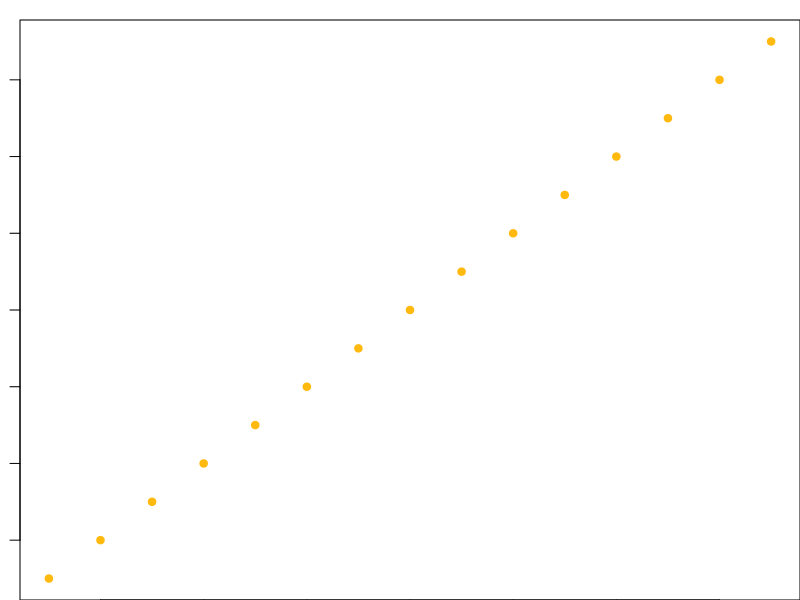

Write the R code that produced this figure.
## ---- chunk 1
p_traps <- function(p,traps){
  p * traps
}
#how many p-traps were thrown:
total_p_traps_thrown <- p_traps(3,5)
## ---- chunk 2
#| echo: false
#| label: fig-np-traps
#| fig-cap: Too many p-traps thrown
#| fig-width: 5
#| fig-height: 1
#| fig-align: "center"
par(mar = c(0, 1, 1, 0))
plot(x = seq(1:total_p_traps_thrown), col = "darkgoldenrod1", 
     pch = 19, xlab = "", ylab = "")
